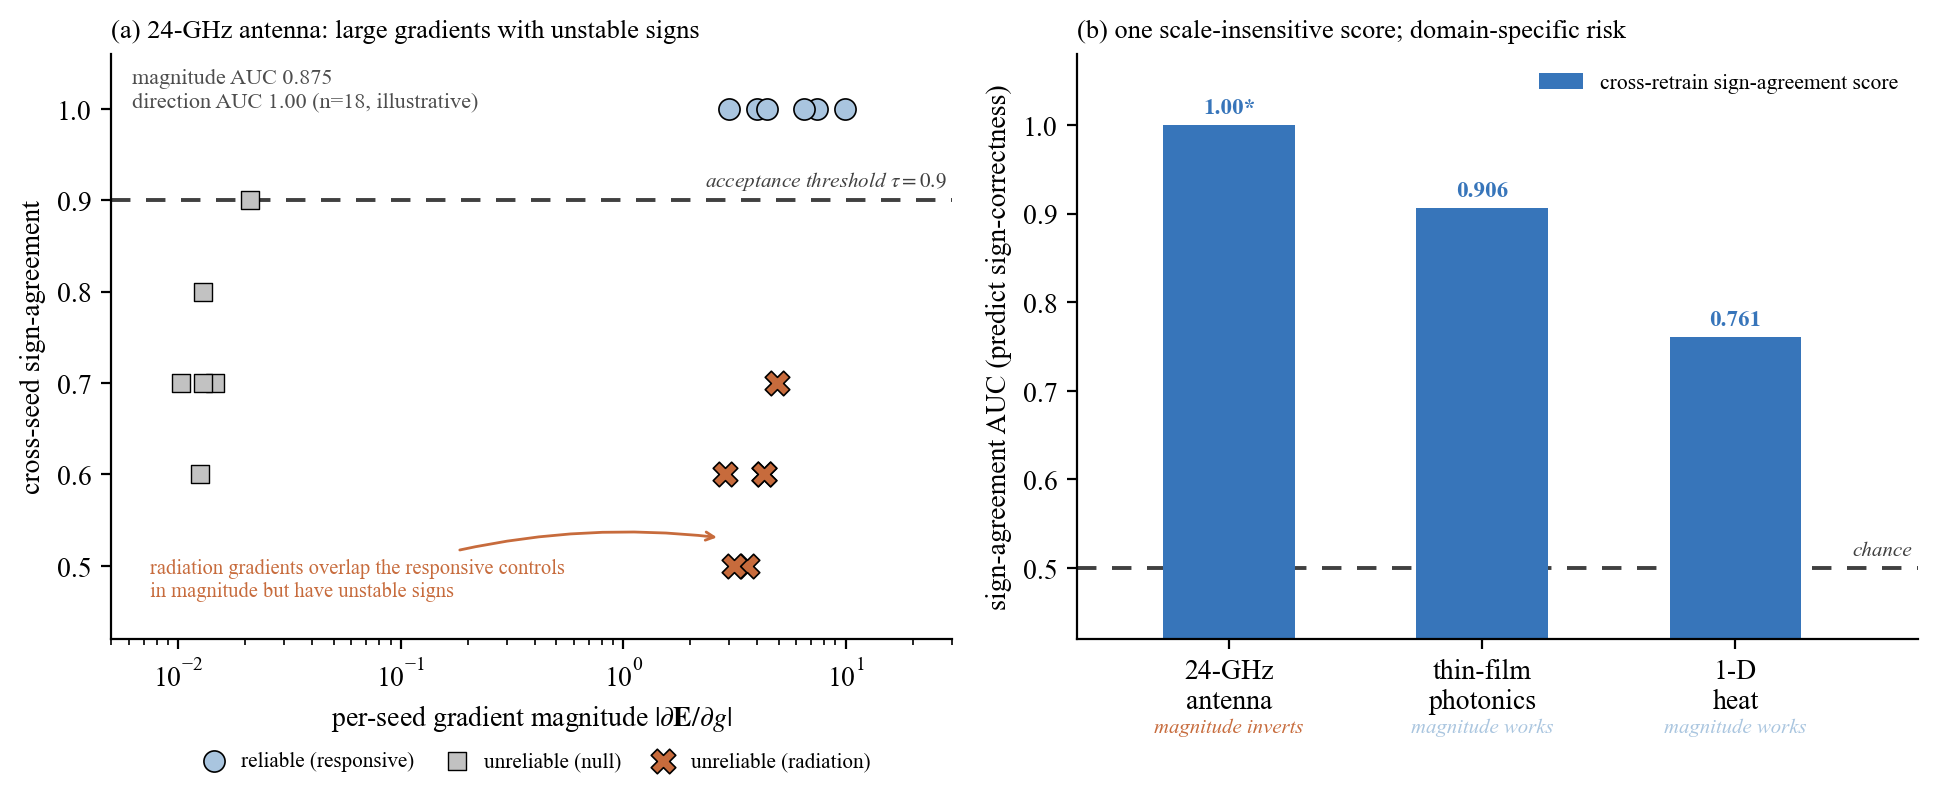

Reproduce this figure in Python.
# -*- coding: utf-8 -*-
"""Compare sign agreement and magnitude across three benchmark families.

Panel (a) shows the small antenna example. Panel (b) reports the archived
sign-agreement AUC for the antenna, TMM, and heat cases. The antenna value is
based on 18 components and is labelled as illustrative.
"""
import os
os.environ['KMP_DUPLICATE_LIB_OK'] = 'TRUE'
DIR = os.path.dirname(os.path.abspath(__file__))
import numpy as np
import matplotlib
matplotlib.use('Agg')
import matplotlib.pyplot as plt

plt.rcParams.update({
    'font.family': 'serif', 'font.serif': ['Times New Roman'],
    'mathtext.fontset': 'stix', 'pdf.fonttype': 42, 'ps.fonttype': 42,
    'axes.spines.top': False, 'axes.spines.right': False, 'font.size': 10,
})
NEU = '#4D4D4D'; SIG = '#3775BA'; ACC = '#C76B3C'; GRN = '#A9C5DF'

R = np.load(os.path.join(DIR, 'reliability.npz'))
mag = R['magnitude']; sa = R['sign_agree']
auc_mag_ant = float(R['auc_mag']); auc_dir_ant = float(R['auc_sign']); thr = float(R['thr'])
resp, null, rad = slice(0, 6), slice(6, 12), slice(12, 18)
dir_auc = {'antenna': auc_dir_ant, 'TMM': 0.906, 'heat': 0.761}  # cross-seed direction gate, 3 oracles

fig, (axA, axB) = plt.subplots(1, 2, figsize=(9.8, 4.15))
from matplotlib.transforms import offset_copy

# ---- Panel (a): antenna scatter, magnitude vs sign-agreement ----
axA.axhline(thr, ls=(0, (5, 4)), lw=1.4, color='#404040', zorder=1)
_trA = offset_copy(axA.get_yaxis_transform(), fig=fig, x=-2, y=3, units='points')
axA.text(1.0, thr, r'acceptance threshold $\tau=0.9$', transform=_trA,
         ha='right', va='bottom', fontsize=7.6, color='#404040', style='italic')
axA.scatter(mag[resp], sa[resp], s=58, marker='o', facecolor=GRN, edgecolor='k', lw=0.6,
            label='reliable (responsive)', zorder=3)
axA.scatter(mag[null], sa[null], s=46, marker='s', facecolor='#c2c2c2', edgecolor='k', lw=0.5,
            label='unreliable (null)', zorder=3)
axA.scatter(mag[rad], sa[rad], s=78, marker='X', facecolor=ACC, edgecolor='k', lw=0.6,
            label='unreliable (radiation)', zorder=4)
axA.set_xscale('log'); axA.set_ylim(0.42, 1.06); axA.set_xlim(5e-3, 30)
axA.set_xlabel(r'per-seed gradient magnitude $|\partial \mathbf{E}/\partial g|$')
axA.set_ylabel('cross-seed sign-agreement')
axA.set_title('(a) 24-GHz antenna: large gradients with unstable signs', fontsize=9.5, loc='left')
axA.annotate('radiation gradients overlap the responsive controls\nin magnitude but have unstable signs',
             xy=(float(mag[rad].min()), float(sa[rad].min()) + 0.03), xytext=(0.0075, 0.485),
             ha='left', va='center', fontsize=7.4, color=ACC,
             arrowprops=dict(arrowstyle='->', color=ACC, lw=1.0,
                             shrinkA=4, shrinkB=3, connectionstyle='arc3,rad=-0.12'))
axA.text(0.025, 0.975, f'magnitude AUC {auc_mag_ant:.3f}\ndirection AUC {auc_dir_ant:.2f} (n=18, illustrative)',
         transform=axA.transAxes, ha='left', va='top', fontsize=8.0, color=NEU)
axA.legend(fontsize=7.6, loc='upper center', frameon=False, ncol=3, bbox_to_anchor=(0.5, -0.16),
           handletextpad=0.3, columnspacing=1.0)

# ---- Panel (b): performance across three reference problems ----
oracles = ['24-GHz\nantenna', 'thin-film\nphotonics', '1-D\nheat']
dvals = [dir_auc['antenna'], dir_auc['TMM'], dir_auc['heat']]
x = np.arange(3); w = 0.52
axB.axhline(0.5, ls=(0, (5, 4)), lw=1.4, color='#404040', zorder=1)
_trB = offset_copy(axB.get_yaxis_transform(), fig=fig, x=-2, y=3, units='points')
axB.text(1.0, 0.5, 'chance', transform=_trB,
         ha='right', va='bottom', fontsize=7.6, color='#404040', style='italic')
bars = axB.bar(x, dvals, w, color=SIG, label='cross-retrain sign-agreement score')
axB.set_xticks(x); axB.set_xticklabels(oracles)
axB.set_xlim(-0.6, 2.72)  # extend right so right-aligned 'chance' label clears the 1-D heat bar
axB.set_ylim(0.42, 1.08)
axB.set_ylabel('sign-agreement AUC (predict sign-correctness)')
axB.set_title('(b) one scale-insensitive score; domain-specific risk', fontsize=9.5, loc='left')
for r, v, lab in zip(bars, dvals, ['1.00*', '0.906', '0.761']):
    axB.text(r.get_x() + r.get_width() / 2, v + 0.013, lab, ha='center', fontsize=8.4, color=SIG, fontweight='bold')
# magnitude "trust-large" rule verdict per oracle (the regime flip), below the axis
mag_verdict = [('magnitude inverts', ACC), ('magnitude works', GRN), ('magnitude works', GRN)]
for xi, (txt, col) in zip(x, mag_verdict):
    axB.text(xi, -0.135, txt, ha='center', va='top', fontsize=7.5, color=col, style='italic',
             transform=axB.get_xaxis_transform())
axB.legend(fontsize=7.8, loc='upper right', frameon=False)

fig.tight_layout()
fig.savefig(os.path.join(DIR, 'fig_score_limitations.pdf'), bbox_inches='tight')
fig.savefig(os.path.join(DIR, 'fig_score_limitations.png'), dpi=200, bbox_inches='tight')
try:
    from PIL import Image
    w0, h0 = Image.open(os.path.join(DIR, 'fig_score_limitations.png')).size
    print(f'saved fig_score_limitations: PNG {w0}x{h0}px | direction AUC antenna/TMM/heat = {dvals} | antenna mag-AUC {auc_mag_ant}')
except Exception:
    print('saved')
